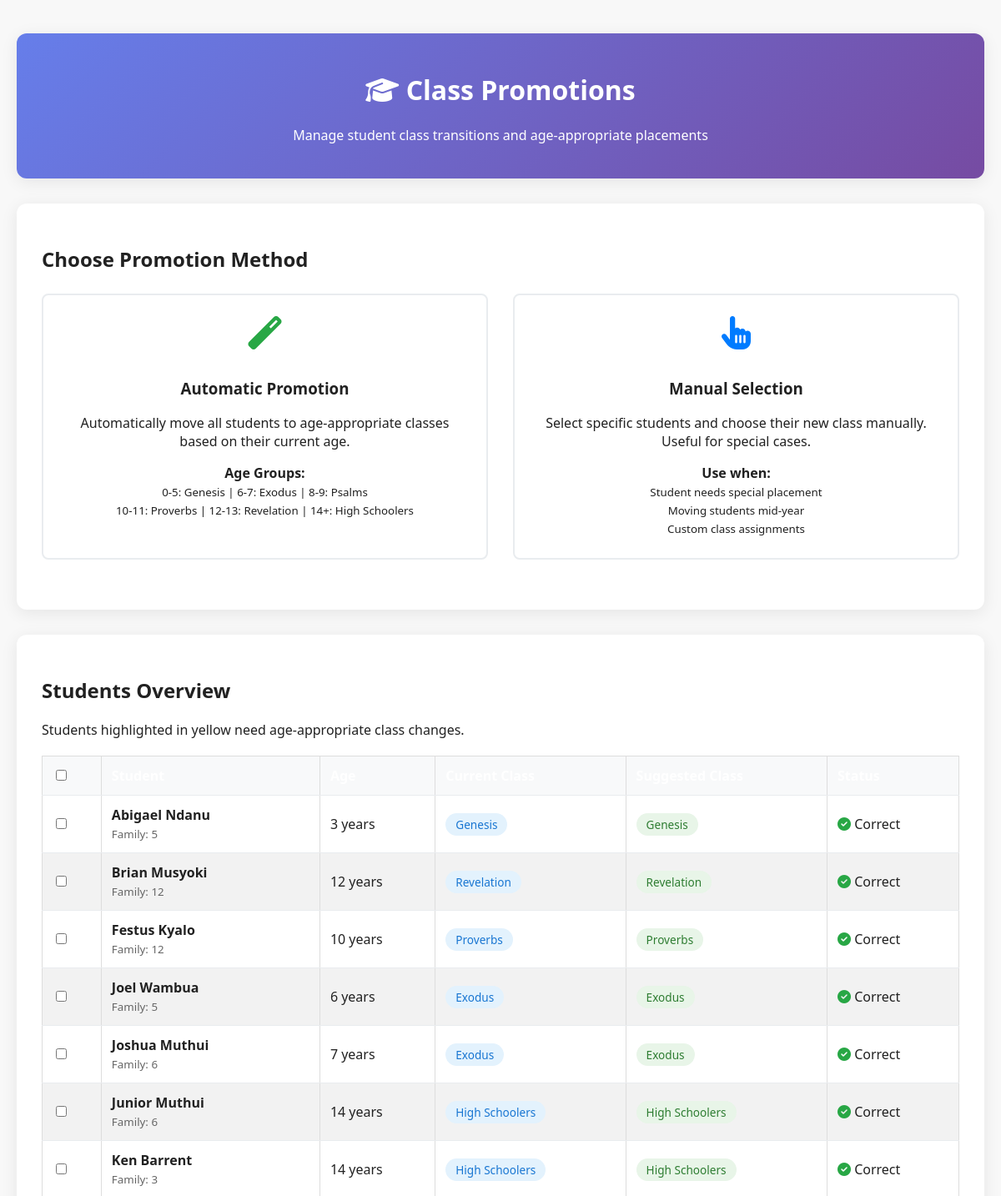
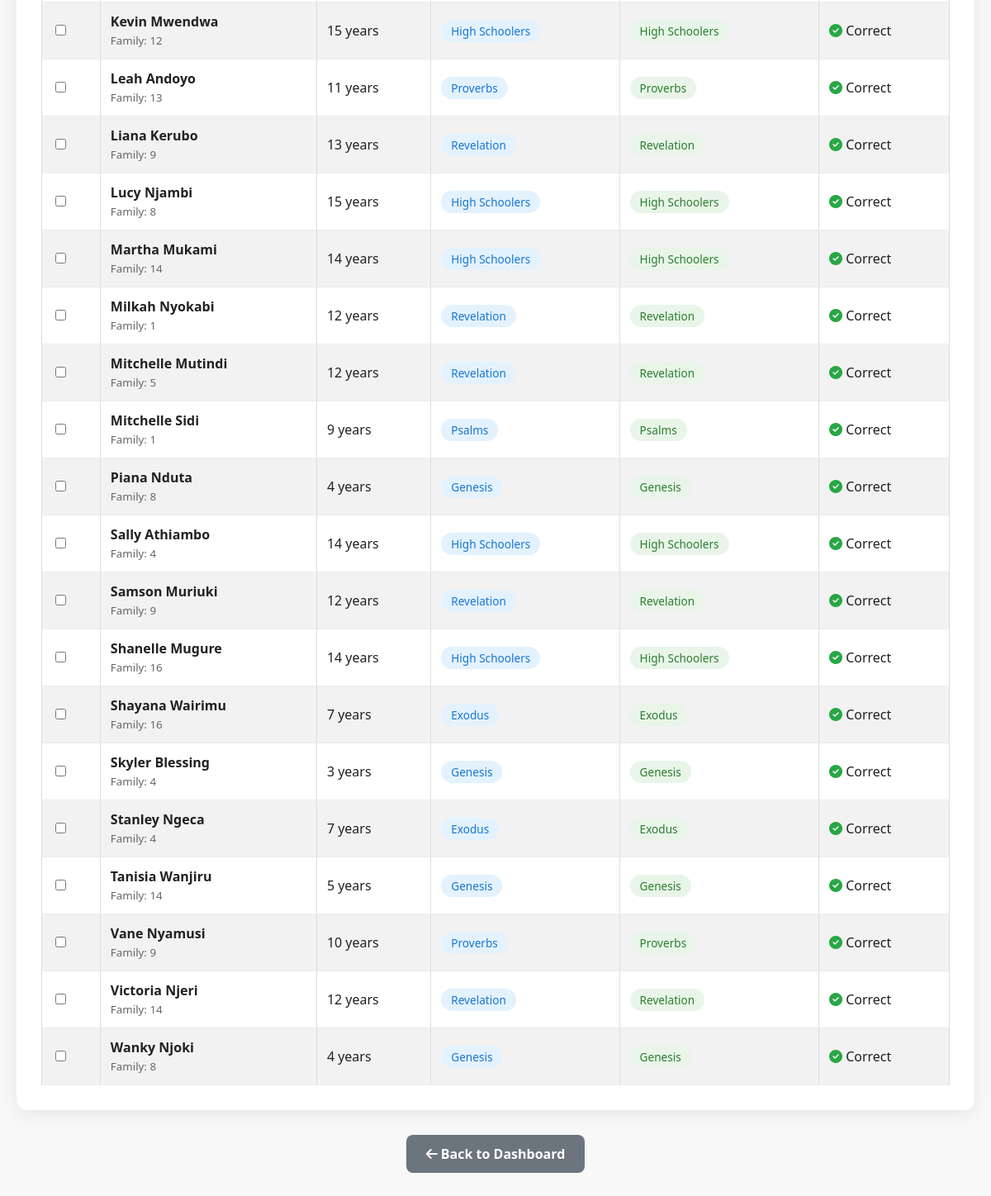
/promote_students (signed in), run on the app's committed database (2 pictures, top to bottom).
### app.py (models this page shows)
class Student(db.Model):
    id = db.Column(db.Integer, primary_key=True)
    name = db.Column(db.String(100), nullable=False)
    dob = db.Column(db.String(20), nullable=False)
    parent = db.Column(db.String(100))
    contact = db.Column(db.String(50))
    student_class = db.Column(db.String(50))
    status = db.Column(db.String(10), default="active")
    deletion_requested = db.Column(db.Boolean, default=False)
    profile_image = db.Column(db.String(200))  # Store image filename
    family_id = db.Column(db.String(50))  # For grouping family members

### app.py (the view, shortened to what this page needs)
@app.route('/promote_students', methods=['GET', 'POST'])
def promote_students():
    if not session.get("role") == "admin":
        flash("Access denied.", "danger")
        return redirect(url_for("dashboard"))
    students = Student.query.filter_by(status='active').all()
    student_data = []
    for student in students:
        birth_date = datetime.strptime(student.dob, "%Y-%m-%d")
        today = datetime.now()
        age = today.year - birth_date.year - ((today.month, today.day) < (birth_date.month, birth_date.day))
        if age <= 5:
            suggested_class = "Genesis"
        elif age <= 7:
            suggested_class = "Exodus"
        elif age <= 9:
            suggested_class = "Psalms"
        elif age <= 11:
            suggested_class = "Proverbs"
        elif age <= 13:
            suggested_class = "Revelation"
        else:
            suggested_class = "High Schoolers"
        needs_promotion = student.student_class != suggested_class
        student_data.append({
            'student': student,
            'age': age,
            'current_class': student.student_class,
            'suggested_class': suggested_class,
            'needs_promotion': needs_promotion
        })
    student_data.sort(key=lambda x: (not x['needs_promotion'], x['student'].name))
    classes = ["Genesis", "Exodus", "Psalms", "Proverbs", "Revelation", "High Schoolers"]
    return render_template("promote_students.html",
                         student_data=student_data,
                         classes=classes)

### app.py (called while the page is built)
@app.context_processor
def inject_now():
    return {'now': datetime.now}

@app.context_processor
def utility_functions():
    def attendance_present(student_id, sunday):
        record = Attendance.query.filter_by(student_id=student_id, date=sunday).first()
        return record.present if record else False
    return dict(attendance_present=attendance_present)

### templates/promote_students.html (shortened to what this page needs)
<!DOCTYPE html>
<html lang="en">
<head>
    <link rel="stylesheet" href="{{ url_for('static', filename='css/styles.css') }}">
    <link rel="stylesheet" href="https://cdnjs.cloudflare.com/ajax/libs/font-awesome/6.5.0/css/all.min.css">
</head>
<body>
    <div class="promotion-container">
        <div class="promotion-card">
            <div class="card-header">
                <h1><i class="fas fa-graduation-cap"></i> Class Promotions</h1>
                <p>Manage student class transitions and age-appropriate placements</p>
            </div>
        </div>
        <div class="promotion-card">
            <div class="card-content">
                <h2 style="margin-bottom: 25px;">Choose Promotion Method</h2>
                <div class="promotion-options">
                    <div class="option-card" onclick="selectOption('automatic')">
                        <i class="fas fa-magic" style="font-size: 2.5rem; color: #28a745; margin-bottom: 15px;"></i>
                        <h3>Automatic Promotion</h3>
                        <p>Automatically move all students to age-appropriate classes based on their current age.</p>
                        <div style="margin-top: 15px;">
                            <strong>Age Groups:</strong><br>
                            <small>
                                0-5: Genesis | 6-7: Exodus | 8-9: Psalms<br>
                                10-11: Proverbs | 12-13: Revelation | 14+: High Schoolers
                            </small>
                        </div>
                    </div>
                    <div class="option-card" onclick="selectOption('manual')">
                        <i class="fas fa-hand-pointer" style="font-size: 2.5rem; color: #007bff; margin-bottom: 15px;"></i>
                        <h3>Manual Selection</h3>
                        <p>Select specific students and choose their new class manually. Useful for special cases.</p>
                        <div style="margin-top: 15px;">
                            <strong>Use when:</strong><br>
                            <small>
                                Student needs special placement<br>
                                Moving students mid-year<br>
                                Custom class assignments
                            </small>
                        </div>
                    </div>
                </div>
            </div>
        </div>
        <div class="promotion-card">
            <div class="card-content">
                <h2>Students Overview</h2>
                <p>Students highlighted in yellow need age-appropriate class changes.</p>
                <table class="student-table">
                    <thead>
                        <tr>
                            <th><input type="checkbox" id="selectAll" onchange="toggleAll()"></th>
                            <th>Student</th>
                            <th>Age</th>
                            <th>Current Class</th>
                            <th>Suggested Class</th>
                            <th>Status</th>
                        </tr>
                    </thead>
                    <tbody>
                        {% for data in student_data %}
                        <tr class="{{ 'needs-promotion' if data.needs_promotion else '' }}">
                            <td>
                                <input type="checkbox" name="student_ids" value="{{ data.student.id }}"
                                       form="manualForm" class="student-checkbox">
                            </td>
                            <td>
                                <strong>{{ data.student.name }}</strong>
                                {% if data.student.family_id %}
                                <br><small style="color: #666;">Family: {{ data.student.family_id }}</small>
                                {% endif %}
                            </td>
                            <td>{{ data.age }} years</td>
                            <td>
                                <span class="status-badge status-current">{{ data.current_class }}</span>
                            </td>
                            <td>
                                <span class="status-badge {{ 'status-needs' if data.needs_promotion else 'status-suggested' }}">
                                    {{ data.suggested_class }}
                                </span>
                            </td>
                            <td>
                                {% if data.needs_promotion %}
                                    <i class="fas fa-exclamation-triangle" style="color: #f57c00;"></i> Needs Update
                                {% else %}
                                    <i class="fas fa-check-circle" style="color: #28a745;"></i> Correct
                                {% endif %}
                            </td>
                        </tr>
                        {% endfor %}
                    </tbody>
                </table>
            </div>
        </div>
        <div style="text-align: center; margin-top: 30px;">
            <a href="{{ url_for('dashboard') }}" class="btn btn-secondary">
                <i class="fas fa-arrow-left"></i> Back to Dashboard
            </a>
        </div>
    </div>
</body>
</html>

### static/css/styles.css (style rules this page uses)
body { font-family: 'Segoe UI', sans-serif; margin: 0; padding: 0; background-color: #f8f8f8; color: #212121; }
table { width: 100%; border-collapse: collapse; margin-top: 15px; background: #fff; border: 1px solid #ddd; }
th, td { border: 1px solid #ddd; padding: 10px; text-align: center; }
th { background-color: #D32F2F; color: white; }
tr:nth-child(even) { background-color: #f2f2f2; }

### templates/promote_students.html (style rules this page uses)
.promotion-container { max-width: 1200px; margin: 20px auto; padding: 20px; }
.promotion-card { background: white; border-radius: 12px; box-shadow: 0 4px 20px rgba(0,0,0,0.08); margin-bottom: 30px; overflow: hidden; }
.card-header { background: linear-gradient(135deg, #667eea 0%, #764ba2 100%); color: white; padding: 25px; text-align: center; }
.card-content { padding: 30px; }
.promotion-options { display: grid; grid-template-columns: 1fr 1fr; gap: 30px; margin-bottom: 30px; }
.option-card { border: 2px solid #e9ecef; border-radius: 8px; padding: 25px; text-align: center; transition: all 0.3s; cursor: pointer; }
.student-table { width: 100%; border-collapse: collapse; margin-top: 20px; }
.student-table th, .student-table td { padding: 12px; text-align: left; border-bottom: 1px solid #e9ecef; }
.student-table th { background: #f8f9fa; font-weight: 600; }
.status-badge { padding: 4px 12px; border-radius: 20px; font-size: 0.85rem; font-weight: 500; }
.status-current { background: #e3f2fd; color: #1976d2; }
.status-suggested { background: #e8f5e8; color: #2e7d32; }
.btn { padding: 12px 24px; border-radius: 8px; border: none; font-weight: 600; cursor: pointer; transition: all 0.3s; text-decoration: none; display: inline-block; }
.btn-secondary { background: #6c757d; color: white; }

### data on the page
Student: student.name "Abigael Ndanu", student.family_id "5", age "3", current_class "Genesis", suggested_class "Genesis"
Student: student.name "Brian Musyoki", student.family_id "12", age "12", current_class "Revelation", suggested_class "Revelation"
Student: student.name "Festus Kyalo", student.family_id "12", age "10", current_class "Proverbs", suggested_class "Proverbs"
Student: student.name "Joel Wambua", student.family_id "5", age "6", current_class "Exodus", suggested_class "Exodus"
Student: student.name "Joshua Muthui", student.family_id "6", age "7", current_class "Exodus", suggested_class "Exodus"
Student: student.name "Junior Muthui", student.family_id "6", age "14", current_class "High Schoolers", suggested_class "High Schoolers"
Student: student.name "Ken Barrent", student.family_id "3", age "14", current_class "High Schoolers", suggested_class "High Schoolers"
Student: student.name "Kevin Mwendwa", student.family_id "12", age "15", current_class "High Schoolers", suggested_class "High Schoolers"
Student: student.name "Leah Andoyo", student.family_id "13", age "11", current_class "Proverbs", suggested_class "Proverbs"
Student: student.name "Liana Kerubo", student.family_id "9", age "13", current_class "Revelation", suggested_class "Revelation"
Student: student.name "Lucy Njambi", student.family_id "8", age "15", current_class "High Schoolers", suggested_class "High Schoolers"
Student: student.name "Martha Mukami", student.family_id "14", age "14", current_class "High Schoolers", suggested_class "High Schoolers"
Student: student.name "Milkah Nyokabi", student.family_id "1", age "12", current_class "Revelation", suggested_class "Revelation"
Student: student.name "Mitchelle Mutindi", student.family_id "5", age "12", current_class "Revelation", suggested_class "Revelation"
Student: student.name "Mitchelle Sidi", student.family_id "1", age "9", current_class "Psalms", suggested_class "Psalms"
Student: student.name "Piana Nduta", student.family_id "8", age "4", current_class "Genesis", suggested_class "Genesis"
Student: student.name "Sally Athiambo", student.family_id "4", age "14", current_class "High Schoolers", suggested_class "High Schoolers"
Student: student.name "Samson Muriuki", student.family_id "9", age "12", current_class "Revelation", suggested_class "Revelation"
Student: student.name "Shanelle Mugure", student.family_id "16", age "14", current_class "High Schoolers", suggested_class "High Schoolers"
Student: student.name "Shayana Wairimu", student.family_id "16", age "7", current_class "Exodus", suggested_class "Exodus"
Student: student.name "Skyler Blessing", student.family_id "4", age "3", current_class "Genesis", suggested_class "Genesis"
Student: student.name "Stanley Ngeca", student.family_id "4", age "7", current_class "Exodus", suggested_class "Exodus"
Student: student.name "Tanisia Wanjiru", student.family_id "14", age "5", current_class "Genesis", suggested_class "Genesis"
Student: student.name "Vane Nyamusi", student.family_id "9", age "10", current_class "Proverbs", suggested_class "Proverbs"
Student: student.name "Victoria Njeri", student.family_id "14", age "12", current_class "Revelation", suggested_class "Revelation"
Student: student.name "Wanky Njoki", student.family_id "8", age "4", current_class "Genesis", suggested_class "Genesis"
